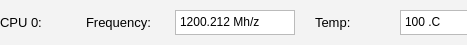
<?xml version="1.0" encoding="UTF-8"?>
<ui version="4.0">
 <class>Form</class>
 <widget class="QWidget" name="Form">
  <property name="geometry">
   <rect>
    <x>0</x>
    <y>0</y>
    <width>467</width>
    <height>45</height>
   </rect>
  </property>
  <property name="windowTitle">
   <string>Form</string>
  </property>
  <widget class="QWidget" name="CpuWidget" native="true">
   <property name="geometry">
    <rect>
     <x>0</x>
     <y>0</y>
     <width>470</width>
     <height>45</height>
    </rect>
   </property>
   <property name="maximumSize">
    <size>
     <width>16777215</width>
     <height>999</height>
    </size>
   </property>
   <property name="palette">
    <palette>
     <active>
      <colorrole role="Base">
       <brush brushstyle="SolidPattern">
        <color alpha="255">
         <red>255</red>
         <green>255</green>
         <blue>255</blue>
        </color>
       </brush>
      </colorrole>
      <colorrole role="Window">
       <brush brushstyle="SolidPattern">
        <color alpha="255">
         <red>243</red>
         <green>243</green>
         <blue>243</blue>
        </color>
       </brush>
      </colorrole>
     </active>
     <inactive>
      <colorrole role="Base">
       <brush brushstyle="SolidPattern">
        <color alpha="255">
         <red>255</red>
         <green>255</green>
         <blue>255</blue>
        </color>
       </brush>
      </colorrole>
      <colorrole role="Window">
       <brush brushstyle="SolidPattern">
        <color alpha="255">
         <red>243</red>
         <green>243</green>
         <blue>243</blue>
        </color>
       </brush>
      </colorrole>
     </inactive>
     <disabled>
      <colorrole role="Base">
       <brush brushstyle="SolidPattern">
        <color alpha="255">
         <red>243</red>
         <green>243</green>
         <blue>243</blue>
        </color>
       </brush>
      </colorrole>
      <colorrole role="Window">
       <brush brushstyle="SolidPattern">
        <color alpha="255">
         <red>243</red>
         <green>243</green>
         <blue>243</blue>
        </color>
       </brush>
      </colorrole>
     </disabled>
    </palette>
   </property>
   <property name="autoFillBackground">
    <bool>true</bool>
   </property>
   <layout class="QHBoxLayout" name="horizontalLayout_2">
    <property name="spacing">
     <number>20</number>
    </property>
    <property name="sizeConstraint">
     <enum>QLayout::SetDefaultConstraint</enum>
    </property>
    <item>
     <widget class="QLabel" name="label_2">
      <property name="maximumSize">
       <size>
        <width>16777215</width>
        <height>25</height>
       </size>
      </property>
      <property name="font">
       <font>
        <pointsize>10</pointsize>
       </font>
      </property>
      <property name="text">
       <string>CPU 0:</string>
      </property>
     </widget>
    </item>
    <item>
     <widget class="QLabel" name="label_3">
      <property name="maximumSize">
       <size>
        <width>16777215</width>
        <height>25</height>
       </size>
      </property>
      <property name="font">
       <font>
        <pointsize>10</pointsize>
       </font>
      </property>
      <property name="text">
       <string>Frequency: </string>
      </property>
     </widget>
    </item>
    <item>
     <widget class="QTextBrowser" name="textBrowser">
      <property name="enabled">
       <bool>true</bool>
      </property>
      <property name="maximumSize">
       <size>
        <width>120</width>
        <height>25</height>
       </size>
      </property>
      <property name="html">
       <string>&lt;!DOCTYPE HTML PUBLIC &quot;-//W3C//DTD HTML 4.0//EN&quot; &quot;http://www.w3.org/TR/REC-html40/strict.dtd&quot;&gt;
&lt;html&gt;&lt;head&gt;&lt;meta name=&quot;qrichtext&quot; content=&quot;1&quot; /&gt;&lt;style type=&quot;text/css&quot;&gt;
p, li { white-space: pre-wrap; }
&lt;/style&gt;&lt;/head&gt;&lt;body style=&quot; font-family:'Sans Serif'; font-size:9pt; font-weight:400; font-style:normal;&quot;&gt;
&lt;p style=&quot; margin-top:0px; margin-bottom:0px; margin-left:0px; margin-right:0px; -qt-block-indent:0; text-indent:0px;&quot;&gt;1200.212 Mh/z&lt;/p&gt;&lt;/body&gt;&lt;/html&gt;</string>
      </property>
     </widget>
    </item>
    <item>
     <widget class="QLabel" name="label_4">
      <property name="maximumSize">
       <size>
        <width>16777215</width>
        <height>25</height>
       </size>
      </property>
      <property name="font">
       <font>
        <pointsize>10</pointsize>
       </font>
      </property>
      <property name="text">
       <string>Temp: </string>
      </property>
     </widget>
    </item>
    <item>
     <widget class="QTextBrowser" name="textBrowser_2">
      <property name="maximumSize">
       <size>
        <width>70</width>
        <height>25</height>
       </size>
      </property>
      <property name="html">
       <string>&lt;!DOCTYPE HTML PUBLIC &quot;-//W3C//DTD HTML 4.0//EN&quot; &quot;http://www.w3.org/TR/REC-html40/strict.dtd&quot;&gt;
&lt;html&gt;&lt;head&gt;&lt;meta name=&quot;qrichtext&quot; content=&quot;1&quot; /&gt;&lt;style type=&quot;text/css&quot;&gt;
p, li { white-space: pre-wrap; }
&lt;/style&gt;&lt;/head&gt;&lt;body style=&quot; font-family:'Sans Serif'; font-size:9pt; font-weight:400; font-style:normal;&quot;&gt;
&lt;p style=&quot; margin-top:0px; margin-bottom:0px; margin-left:0px; margin-right:0px; -qt-block-indent:0; text-indent:0px;&quot;&gt;100 .C&lt;/p&gt;&lt;/body&gt;&lt;/html&gt;</string>
      </property>
     </widget>
    </item>
   </layout>
  </widget>
 </widget>
 <resources/>
 <connections/>
</ui>
